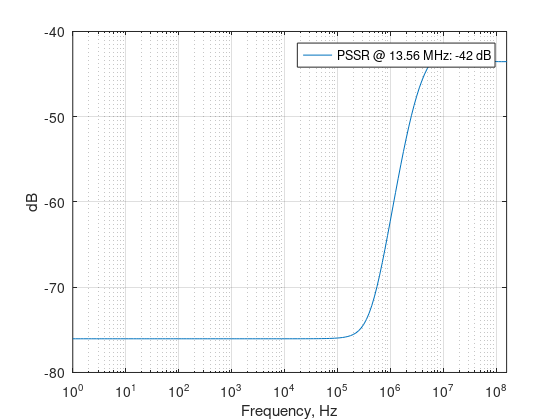

Write the MATLAB code that produced this figure. (Note: this script raises an error after producing the figure.)
%% Load 
% 
clear all;
load('ldo_pssr_sch.mat');
% data includes 

%%
plotwidth = 1;
logdB = 20*log10(Re);
f1 = figure(1);
semilogx(freq, logdB);
legend1 = sprintf('PSSR @ 13.56 MHz: %.f dB', logdB(143));
l1 = legend(legend1, 'location', 'best');
ylabel('dB'); xlabel('Frequency, Hz');
xlim([1, 10^8.2]); 
grid on;


%% save image
set(f1,'Units','Inches');
pos = get(f1,'Position');
set(f1,'PaperPositionMode','Auto','PaperUnits','Inches','PaperSize',[pos(3), pos(4)]);
print(f1, 'ldo_pssr.pdf', '-dpdf');
movefile('ldo_pssr.pdf','../img/ldo_pssr.pdf');